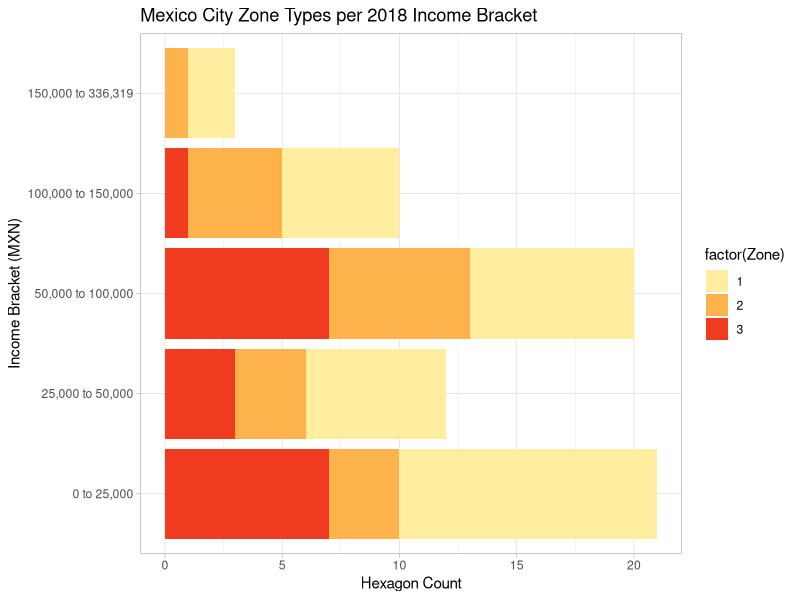

The R script that drew this image:
# libraries
library(readxl)
library(ggplot2)
library(tidyverse)
library(magrittr)
library(RColorBrewer)

# import data
income_raw <- read_excel("Income_Zones_Table.xlsx")

# copying data just in case
income_data <- income_raw

# create a dataset
clean_income <- income_data %>%
  arrange(ZoneType) %>% #arranging by neighborhood name
  group_by(ZoneType, clv_ingre) %>% #grouping by neighborhood and priority
  summarize(incomecounts = n()) #make column that counts priority per neighborhood

# adding brackets
clean_income$IncomeBracket[clean_income$clv_ingre == "1"] <- "0 to 25,000"  
clean_income$IncomeBracket[clean_income$clv_ingre == "2"] <- "25,000 to 50,000"  
clean_income$IncomeBracket[clean_income$clv_ingre == "3"] <- "50,000 to 100,000"  
clean_income$IncomeBracket[clean_income$clv_ingre == "4"] <- "100,000 to 150,000"  
clean_income$IncomeBracket[clean_income$clv_ingre == "5"] <- "150,000 to 336,319"  

colnames(clean_income) <- c("Zone", "clv_ingre", "Count", "IncomeBracket")

#specifying factor levels
clean_income$IncomeBracket <- factor(clean_income$IncomeBracket, 
                                     levels = c("0 to 25,000", "25,000 to 50,000",
                                                "50,000 to 100,000","100,000 to 150,000",
                                                "150,000 to 336,319"))
as.factor(clean_income$IncomeBracket)

#zone type distribution
Income_Plot <- ggplot(data=clean_income, 
                      aes(x= Count, y=IncomeBracket, fill= factor(Zone))) +
  geom_bar(stat="identity")+
  xlab("Hexagon Count") +
  ylab("Income Bracket (MXN)") +
  ggtitle("Mexico City Zone Types per 2018 Income Bracket") +
  theme_light() +
  scale_fill_brewer(palette="YlOrRd")

Income_Plot
